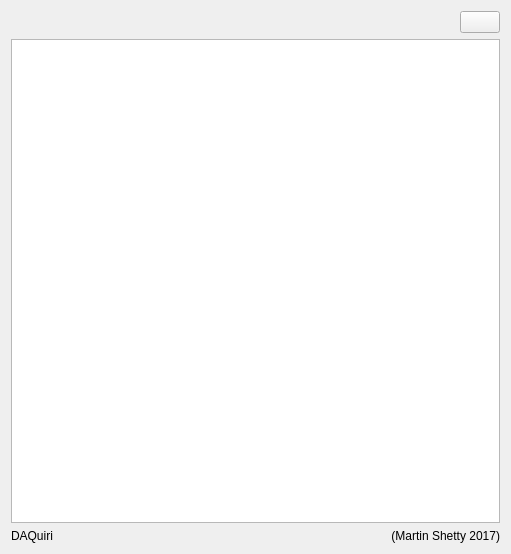
<?xml version="1.0" encoding="UTF-8"?>
<ui version="4.0">
 <class>ProfilesForm</class>
 <widget class="QWidget" name="ProfilesForm">
  <property name="geometry">
   <rect>
    <x>0</x>
    <y>0</y>
    <width>511</width>
    <height>554</height>
   </rect>
  </property>
  <property name="sizePolicy">
   <sizepolicy hsizetype="Minimum" vsizetype="Preferred">
    <horstretch>0</horstretch>
    <verstretch>0</verstretch>
   </sizepolicy>
  </property>
  <property name="minimumSize">
   <size>
    <width>0</width>
    <height>0</height>
   </size>
  </property>
  <property name="windowTitle">
   <string>Qpx setting profiles</string>
  </property>
  <layout class="QGridLayout" name="gridLayout">
   <item row="0" column="0">
    <layout class="QHBoxLayout" name="horizontalLayout_46">
     <property name="spacing">
      <number>3</number>
     </property>
     <property name="sizeConstraint">
      <enum>QLayout::SetMaximumSize</enum>
     </property>
     <item>
      <spacer name="horizontalSpacer_7">
       <property name="orientation">
        <enum>Qt::Horizontal</enum>
       </property>
       <property name="sizeType">
        <enum>QSizePolicy::MinimumExpanding</enum>
       </property>
       <property name="sizeHint" stdset="0">
        <size>
         <width>40</width>
         <height>20</height>
        </size>
       </property>
      </spacer>
     </item>
     <item>
      <widget class="QPushButton" name="pushSelectRoot">
       <property name="minimumSize">
        <size>
         <width>0</width>
         <height>0</height>
        </size>
       </property>
       <property name="toolTip">
        <string>Choose settings folder</string>
       </property>
       <property name="text">
        <string/>
       </property>
       <property name="icon">
        <iconset resource="resources/icons.qrc">
         <normaloff>:/icons/oxy/16/kfm.png</normaloff>:/icons/oxy/16/kfm.png</iconset>
       </property>
       <property name="iconSize">
        <size>
         <width>16</width>
         <height>16</height>
        </size>
       </property>
      </widget>
     </item>
    </layout>
   </item>
   <item row="2" column="0">
    <layout class="QHBoxLayout" name="horizontalLayout_47">
     <property name="spacing">
      <number>3</number>
     </property>
     <property name="sizeConstraint">
      <enum>QLayout::SetMaximumSize</enum>
     </property>
     <item>
      <widget class="QLabel" name="label">
       <property name="text">
        <string>DAQuiri</string>
       </property>
      </widget>
     </item>
     <item>
      <widget class="QLabel" name="label_2">
       <property name="text">
        <string>(Martin Shetty 2017)</string>
       </property>
       <property name="alignment">
        <set>Qt::AlignRight|Qt::AlignTrailing|Qt::AlignVCenter</set>
       </property>
      </widget>
     </item>
    </layout>
   </item>
   <item row="1" column="0">
    <widget class="QTableWidget" name="tableProfiles2"/>
   </item>
  </layout>
 </widget>
 <resources>
  <include location="resources/icons.qrc"/>
 </resources>
 <connections/>
</ui>
